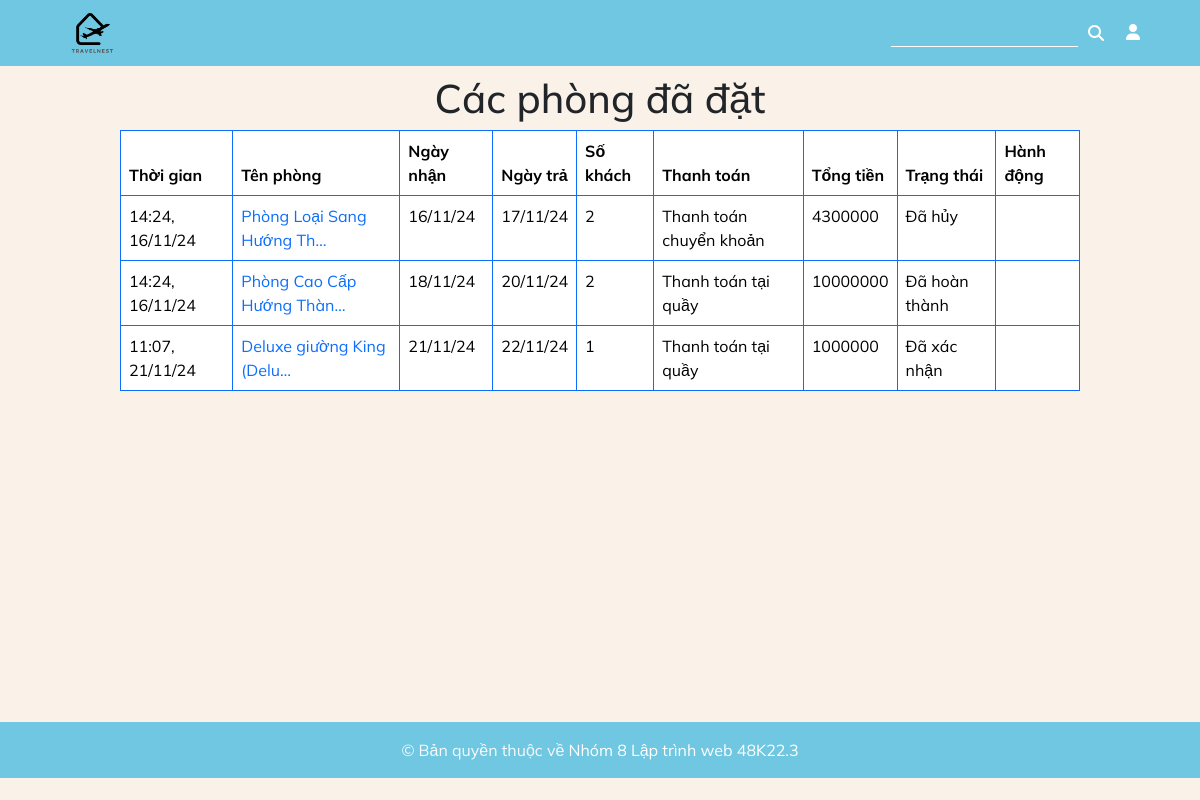
Page /my/orders/ (signed in) on the committed database.
### booking/models.py (models this page shows, shortened)
class DatPhong(models.Model):
  thoi_gian = models.DateTimeField(auto_now_add=True)
  khach_hang = models.ForeignKey(User, on_delete=models.CASCADE, related_name='phongdats')
  phong = models.ForeignKey(Phong, on_delete=models.CASCADE, related_name='datphongs')
  ngay_nhan = models.DateField()
  ngay_tra = models.DateField()
  so_khach = models.IntegerField(default=1)
  yeu_cau = models.TextField(blank=True, null=True)
  phuong_thuc = models.CharField(max_length=50,
                                choices=[('Thanh toán tại quầy', 'Thanh toán tại quầy'), ('Thanh toán chuyển khoản', 'Thanh toán chuyển khoản')],
                                default='Thanh toán tại quầy')
  so_tai_khoan = models.CharField(max_length=20, blank=True, null=True)
  ngan_hang = models.CharField(max_length=70, blank=True, null=True)
  trang_thai = models.CharField(max_length=30,
                                choices=[('Chờ xác nhận', 'Chờ xác nhận'), ('Đã hủy', 'Đã hủy'), ('Đã xác nhận', 'Đã xác nhận'), ('Đã hoàn thành', 'Đã hoàn thành')], default='Chờ xác nhận')
  tong_tien = models.DecimalField(max_digits=10, decimal_places=0, null=True, blank=True)

class Phong(models.Model):
  ten = models.CharField(max_length=150)
  slug = models.SlugField(max_length=150, blank=True, null=True)
  khach_san = models.ForeignKey(KhachSan, on_delete=models.CASCADE, related_name='phongs')
  hinh_anh1 = models.ImageField(upload_to='room_images/')
  hinh_anh2 = models.ImageField(upload_to='room_images/')
  hinh_anh3 = models.ImageField(upload_to='room_images/')
  gia = models.DecimalField(max_digits=10, decimal_places=0)
  suc_chua = models.IntegerField()
  tien_nghi = models.ManyToManyField(TienNghi)
  mo_ta = models.TextField()
  trang_thai = models.BooleanField(default=True)

### booking/views.py (the view, shortened to what this page needs)
# urls.py: path('my/orders/', my_order, name='my_order'),
def my_order(request):
  if request.user.is_authenticated and request.user.hoso.vai_tro == 'Khách thuê':
    orders = request.user.phongdats.all()
    return render(request, 'my_order.html', {'orders': orders})
  else:
    return redirect('my')

### booking/context_processors.py (called while the page is built)
def relationship(request):
  cokhachsan = hasattr(request.user, 'khachsan')
  return {'cokhachsan': cokhachsan}

### templates/my_order.html (shortened to what this page needs)
{% extends 'home.html' %}
{% block content %}
<h1 class="text-center pt-2">Các phòng đã đặt</h1>
{% if orders %}
<div class="d-flex justify-content-center pb-2">
  <table class="table table-bordered border-primary bg-hotel" style="width: 80%;">
    <thead>
      <tr>
        <th scope="col">Thời gian</th>
        <th scope="col">Tên phòng</th>
        <th scope="col">Ngày nhận</th>
        <th scope="col">Ngày trả</th>
        <th scope="col">Số khách</th>
        <th scope="col">Thanh toán</th>
        <th scope="col">Tổng tiền</th>
        <th scope="col">Trạng thái</th>
        <th scope="col">Hành động</th>
      </tr>
    </thead>
    <tbody>
      {% for order in orders %}
      <tr>
        <td>{{ order.thoi_gian|date:"H:i, d/m/y" }}</td>
        <td>
          <a href="/hotel/{{ order.phong.khach_san.slug }}/{{ order.phong.slug }}/" title="{{ order.phong.ten }}" class="a-none">{{ order.phong.ten|truncatechars:25 }}</a>
        </td>
        <td>{{ order.ngay_nhan|date:"d/m/y" }}</td>
        <td>{{ order.ngay_tra|date:"d/m/y" }}</td>
        <td>{{ order.so_khach }}</td>
        <td>{{ order.phuong_thuc }}</td>
        <td>{{ order.tong_tien }}</td>
        <td class="status">{{ order.trang_thai }}</td>
        <td>
        </td>
      </tr>
      {% endfor %}
    </tbody>
  </table>
</div>
{% else %}
<h5 class="text-center">Bạn chưa đặt phòng nào</h5>
{% endif %}
{% endblock %}
{% block js %}
{% load static %}
{% endblock %}

### static/css/index.css (style rules this page uses)
.text-center { text-align: center; }
.a-none { text-decoration: none; }
.bg-body { background-color: #faf2e8 !important; }
.bg-hotel { background-color: #fde3c8 !important; }
.font-mulish { font-family: 'Mulish', sans-serif !important; }

### rows in the picture
DatPhong: thoi_gian "14:24, 16/11/24", phong.ten "Phòng Loại Sang Hướng Th…", ngay_nhan "16/11/24", ngay_tra "17/11/24", so_khach "2", phuong_thuc "Thanh toán chuyển khoản", tong_tien "4300000", trang_thai "Đã hủy"
DatPhong: thoi_gian "14:24, 16/11/24", phong.ten "Phòng Cao Cấp Hướng Thàn…", ngay_nhan "18/11/24", ngay_tra "20/11/24", so_khach "2", phuong_thuc "Thanh toán tại quầy", tong_tien "10000000", trang_thai "Đã hoàn thành"
DatPhong: thoi_gian "11:07, 21/11/24", phong.ten "Deluxe giường King (Delu…", ngay_nhan "21/11/24", ngay_tra "22/11/24", so_khach "1", phuong_thuc "Thanh toán tại quầy", tong_tien "1000000", trang_thai "Đã xác nhận"
